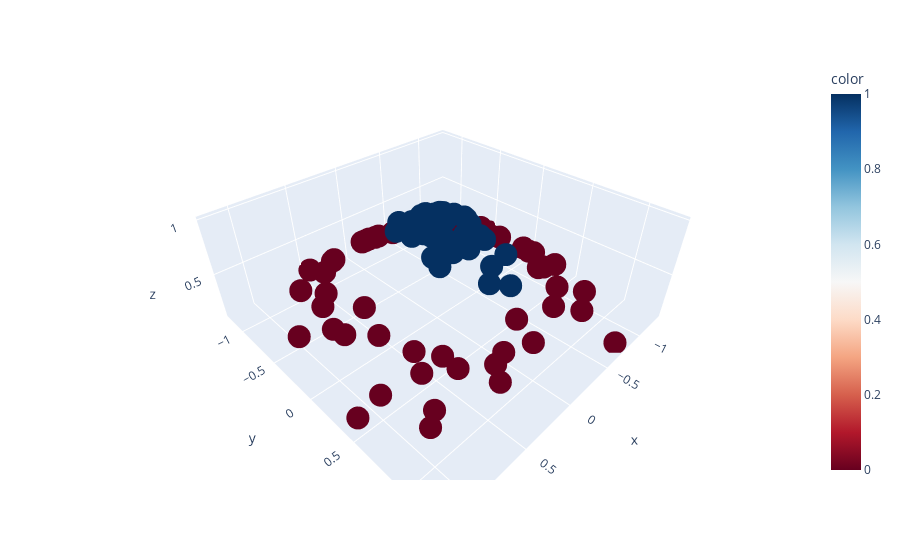

Notebook code for this chart:
### Markdown cell above
<br>
<br>

#  `# Let's apply radial basis function: `

<br>
<br>

### Code cell
import plotly.express as px

def ThreeD_plot_radial_basis_fn():
    r = np.exp(-(X**2).sum(1))
    return px.scatter_3d(x=X[:,0],
                         y=X[:,1],
                         z=r,
                         color=y,
                         color_continuous_scale='RdBu',
                         labels={'X':'X_AXIS','Y':'Y_AXIS','Z':'Z_AXIS'})

ThreeD_plot_radial_basis_fn()
